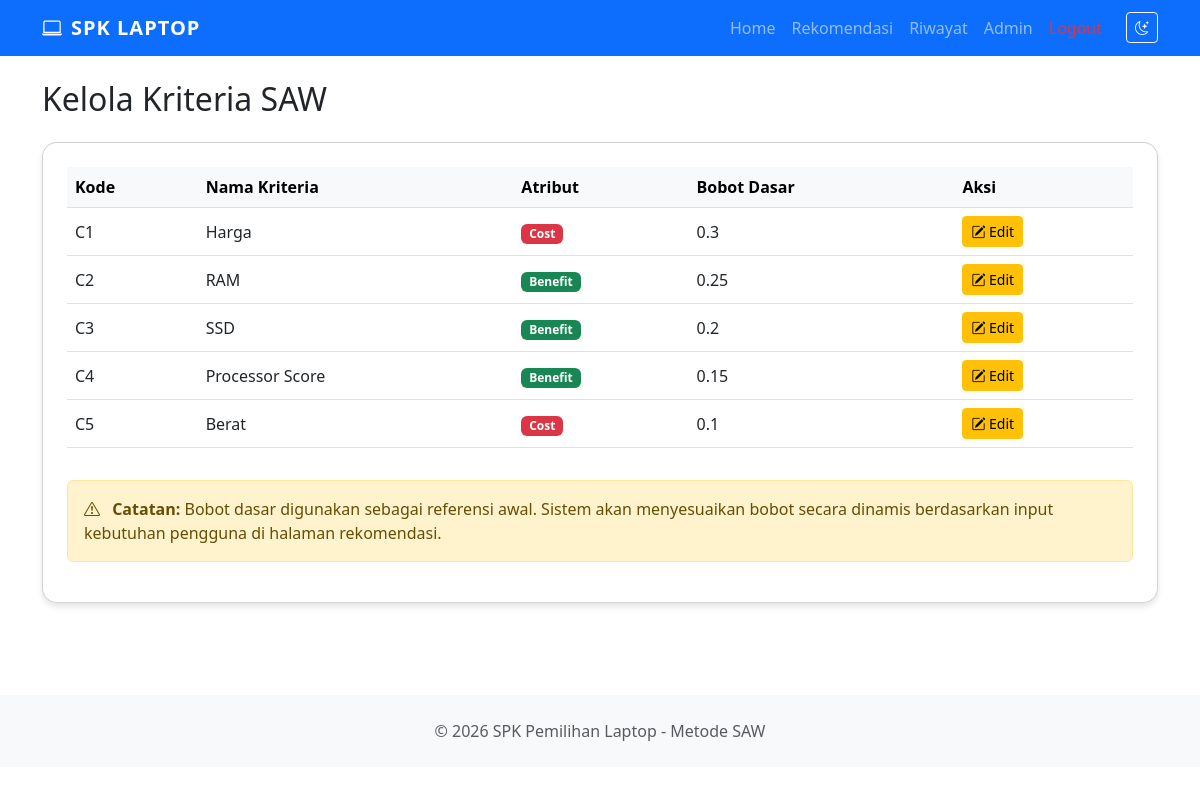
/admin/kriteria (signed in), run on the app's committed database.
### models.py (models this page shows)
class Criteria(db.Model):
    __tablename__ = 'criteria'
    id = db.Column(db.Integer, primary_key=True)
    kode = db.Column(db.String(5), unique=True, nullable=False)
    nama = db.Column(db.String(50), nullable=False)
    atribut = db.Column(db.String(10), nullable=False) # 'cost' or 'benefit'
    bobot_dasar = db.Column(db.Float, nullable=False)

### routes/admin.py (the view)
@admin_bp.route('/kriteria')
def kriteria_index():
    criteria = Criteria.query.all()
    return render_template('admin/kriteria_index.html', criteria=criteria)

### routes/admin.py (called while the page is built)
@admin_bp.before_request
def check_admin():
    if session.get('role') != 'admin':
        flash('Anda tidak memiliki akses ke halaman admin', 'danger')
        return redirect(url_for('auth.login'))

### templates/admin/kriteria_index.html
{% extends 'base.html' %}
{% block content %}
<div class="container">
    <h2 class="mb-4">Kelola Kriteria SAW</h2>
    <div class="card p-4">
        <div class="table-responsive">
            <table class="table table-hover align-middle">
                <thead class="table-light">
                    <tr>
                        <th>Kode</th>
                        <th>Nama Kriteria</th>
                        <th>Atribut</th>
                        <th>Bobot Dasar</th>
                        <th>Aksi</th>
                    </tr>
                </thead>
                <tbody>
                    {% for c in criteria %}
                    <tr>
                        <td>{{ c.kode }}</td>
                        <td>{{ c.nama }}</td>
                        <td>
                            <span class="badge {{ 'bg-danger' if c.atribut == 'cost' else 'bg-success' }}">
                                {{ c.atribut|capitalize }}
                            </span>
                        </td>
                        <td>{{ c.bobot_dasar }}</td>
                        <td>
                            <a href="{{ url_for('admin.kriteria_edit', id=c.id) }}" class="btn btn-sm btn-warning">
                                <i class="bi bi-pencil-square"></i> Edit
                            </a>
                        </td>
                    </tr>
                    {% endfor %}
                </tbody>
            </table>
        </div>
        <div class="alert alert-warning mt-3">
            <i class="bi bi-exclamation-triangle me-2"></i>
            <strong>Catatan:</strong> Bobot dasar digunakan sebagai referensi awal. Sistem akan menyesuaikan bobot secara dinamis berdasarkan input kebutuhan pengguna di halaman rekomendasi.
        </div>
    </div>
</div>
{% endblock %}

### templates/base.html (style rules this page uses)
:root { --primary-color: #0d6efd; --secondary-color: #6c757d; }
body { font-family: 'Segoe UI', Tahoma, Geneva, Verdana, sans-serif; transition: background-color 0.3s, color 0.3s; }
.card { border-radius: 15px; box-shadow: 0 4px 6px rgba(0,0,0,0.1); margin-bottom: 20px; }

### data on the page
Criteria: kode "C1", nama "Harga", atribut "Cost", bobot_dasar "0.3"
Criteria: kode "C2", nama "RAM", atribut "Benefit", bobot_dasar "0.25"
Criteria: kode "C3", nama "SSD", atribut "Benefit", bobot_dasar "0.2"
Criteria: kode "C4", nama "Processor Score", atribut "Benefit", bobot_dasar "0.15"
Criteria: kode "C5", nama "Berat", atribut "Cost", bobot_dasar "0.1"
